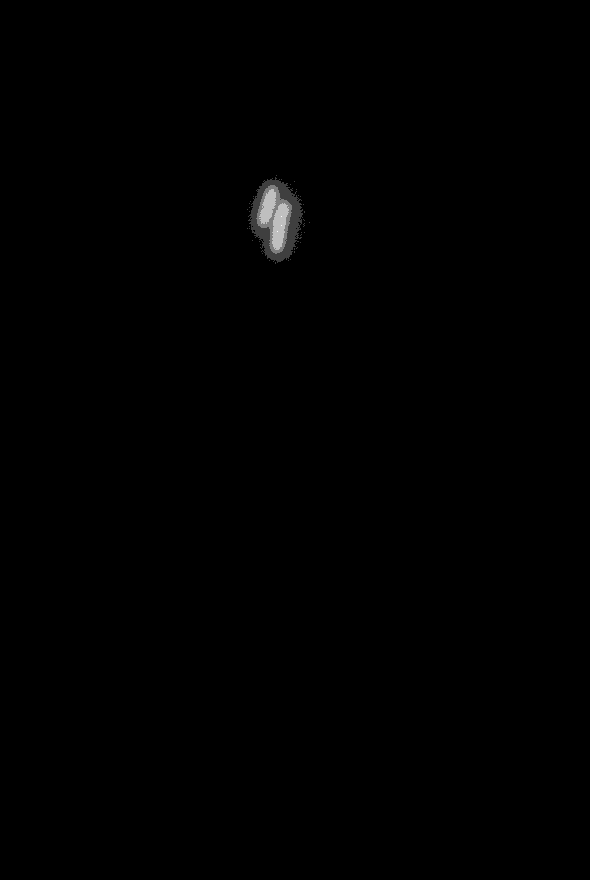
#> input picture data/bacterial_growth/bacillus_001.tif, 590 x 880 px; its folder holds only this picture in this run
$ jupyter execute --allow-errors l41_exercise_5.ipynb   (shell and % lines are left out)   (older library calls are emulated)
#> lines starting #> are read from the running program, lines starting #| are printed output that depends on the picture; after the words box and inside, x2 and y2 are one past the last pixel; in counts of white or black regions, pixels touching at a corner belong together
# Lesson 41: Solution to Exercise 5

*This exercise was generated from a Jupyter notebook.  You can download the notebook [here](l41_exercise_5.ipynb).*

[cell 1]
# Standard library stuff
import glob

# Our workhorses
import numpy as np
import pandas as pd

# Module with curve fitting
import scipy.optimize

# Our image processing tools
import skimage.filters
import skimage.io
import skimage.morphology

# This is how we import the module of Matplotlib we'll be using
import matplotlib.pyplot as plt

# Seaborn makes plots pretty!
import seaborn as sns

# Magic function to make matplotlib inline; other style specs must come AFTER

# This enables SVG graphics inline (only use with static plots (non-Bokeh))

# Set JB's favorite Seaborn settings
rc={'lines.linewidth': 2, 'axes.labelsize': 18, 'axes.titlesize': 18,
    'axes.facecolor': 'DFDFE5'}
sns.set_context('notebook', rc=rc)

## Problem 5.1: Growth curves from a movie
At the dawn of the molecular revolution in biology, key experiments by Jacques Monod in which he measured growth curves of bacteria under different conditions exposed some of the mechanisms of regulation of gene expression.  Those growth curves were measured in a bulk solution..  In this exercise, we will measure bacterial growth starting from a *two bacteria*.  The movie shows *Bacillus subtilis* constitutively expressing mCherry growing under slow growth conditions.  These data were kindly donated by Jin Park from the Elowitz lab here at Caltech.

**a)** Load in the series of images contained in the directory created when you unzipped [`bacterial_growth.zip`](http://bois.caltech.edu/bootcamp/bacterial_growth.zip).  Be sure that however you store them (a list or tuple or other object) has the frames in the proper order.

**b)** Segment the images to separate bacteria from background.  You do not need to segment individual bacteria; this would likely require some more advanced techniques involving edge detection that we haven't covered in bootcamp.

**c)** Show a representative image from the stack (with the segmentation overlayed in green) of images with a 10 µm scale bar burned in.

**d)** Plot a growth curve for this growing colony.  What values should be on the $y$-axis?  (This is one of those times where I ask an open question for which there is no "right" answer.)

**e)** Perform a regression on this growth curve to estimate the time constant for the exponential growth.  Be sure to check out the `README` file in the directory containing the images to get the appropriate metadata.

### Problem 5.1: solution
**a)** We will load the images into a tuple, where the index of the tuple corresponds to the frame number.  Under normal circumstances, we would do data validation to make sure there are no skipped frames, but in the interest of brevity, we will proceed assuming all data are properly labeled and organized.

[cell 2]
# Initialize list of images
ims = []

# Read each image into memory
for fname in glob.glob('../data/bacterial_growth/bacillus_*.tif'):
    ims.append(skimage.io.imread(fname))

# Store it as a tuple so we don't mess with it
ims = tuple(ims)

# How many?
print('There are', len(ims), 'images.')
#| There are 1 images.

Let's take a quick look at a few of the images.  We'll look at frames `0`, `15`, `30`, and `45`.

#> (a cell that did not finish here is left out)

**b)** We will take a similar approach as in [Lesson 34](l34_intro_to_image_processing.html) to segement the image.  We will simply threshold the image using Otsu's method.

[cell 4]
# Initialize list of thresholded images
ims_bw = [None] * len(ims)
#> ims_bw = 1 item

# Threshold the images
for i, im in enumerate(ims):
    thresh = skimage.filters.threshold_otsu(im)
    ims_bw[i] = im > thresh
#> this loop made 1 pass
#> thresh on pass 1: 487

# Take a look at the result
#> (the rest of this cell did not finish here and is left out)

This is pretty good.  Certainly good enough for generating a growth curve.

**c)** We will overlay the segmentation on image 40.  We'll use the green channel.  To burn in the scale bar, we remember that images are stored as NumPy arrays.  In looking at the README file associated with the images, the interpixel distance is 64.5 nm.  So, we need the scale bar to be $10 / 0.0645 = 155$ pixels long.  We will burn it in the lower right corner.

#> (a cell that did not finish here is left out)

The segmentation overshoots the bacteria.  We might want to try to refine this a bit.  We could do **adaptive thresholding**.  We perform automatic thresholding on subimages throughout the image.  We will take subimages to be 51 $\times$ 51, since that would span the width of one bacteriu, and then some, thereby avoiding the issue of thresholding within a single bacterium (and adaptive thresholding needs an off image block size).  Adaptive thresholding itself returns an array of Booleans.  Let's give it a shot.

[cell 6]
# Initialize list of thresholded images
ims_bw = [None] * len(ims)

# Threshold the images
for i, im in enumerate(ims):
    ims_bw[i] = skimage.filters.threshold_adaptive(im, 51)
#> this loop made 1 pass

# Image to use, and normalize
#> (the rest of this cell did not finish here and is left out)

Whoa!  It did a great job with the bacteria, but the background got really messed up.  We could include pixels that are unity in both the adaptive and Otsu thresholding to take care of this.  We then use `np.logical_and()` to do an element-by-element `AND` operation on the arrays.

[cell 7]
# Initialize list of thresholded images
ims_bw = [None] * len(ims)

# Threshold the images
for i, im in enumerate(ims):
    thresh_otsu = skimage.filters.threshold_otsu(im)
    im_bw = im > thresh_otsu
    ims_bw[i] = np.logical_and(skimage.filters.threshold_adaptive(im, 51), im_bw)
#> this loop made 1 pass
#> pass 1, `im_bw = im > thresh_otsu`:
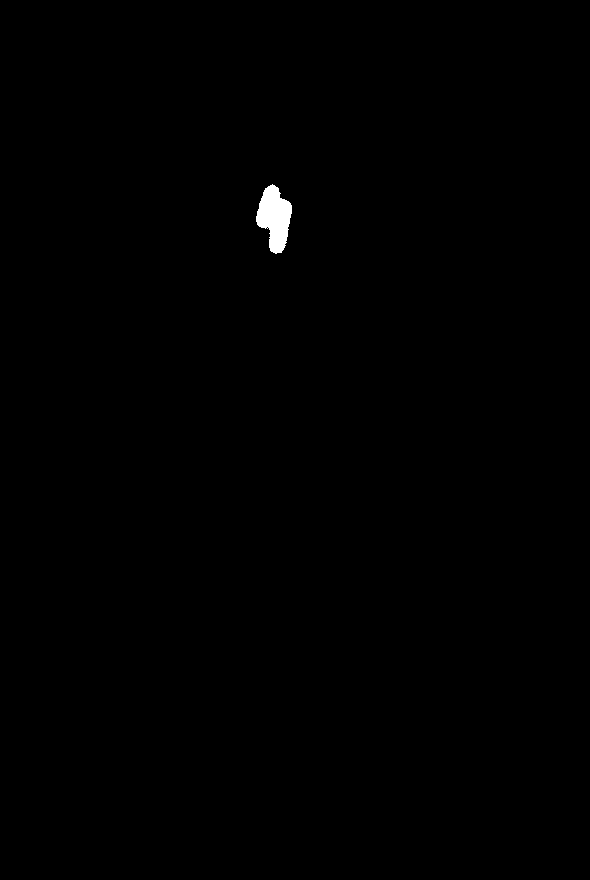
#> im_bw: shape (880, 590) bool; 0.3% white; 1 white region, box (x1, y1, x2, y2) and area: (256, 184, 292, 254) 1565

# Image to use, and normalize
#> (the rest of this cell did not finish here and is left out)

Very nice!

**d)** To plot the growth curve, we can plot the total bacterial area on the $y$-axis, versus time on the $x$-axis.  To get the total area, we need to compute the total number of "bacterial" pixels in a given image, multiplied by the pixel area, which is $(64.5\text{ nm})^2 = 4160.25\text{ nm}^2$.  Also, according to the metadata, we have one frame every 15 minutes.

[cell 8]
# Compute pixel area
pixel_area = 0.0645**2

# Get total bacterial area
bac_area = np.empty(len(ims_bw))
#> bac_area = [0]
for i, im_bw in enumerate(ims_bw):
    bac_area[i] = im_bw.sum() * pixel_area
#> after the loop, bac_area = [5.57]

# Get time in units of hours
t = 0.25 * np.arange(len(ims_bw))
#> t = [0]

# Plot the result
plt.plot(t, bac_area, marker='.', linestyle='', markersize=10)
plt.xlabel('time (hours)')
plt.ylabel('bacterial area (µm$^2$)')
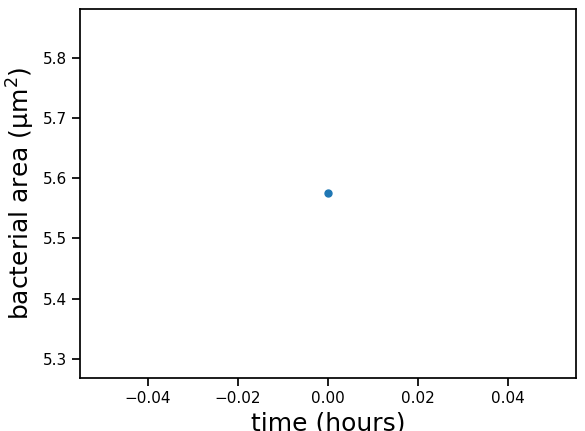
#> figure drawn by matplotlib, 1 panel
